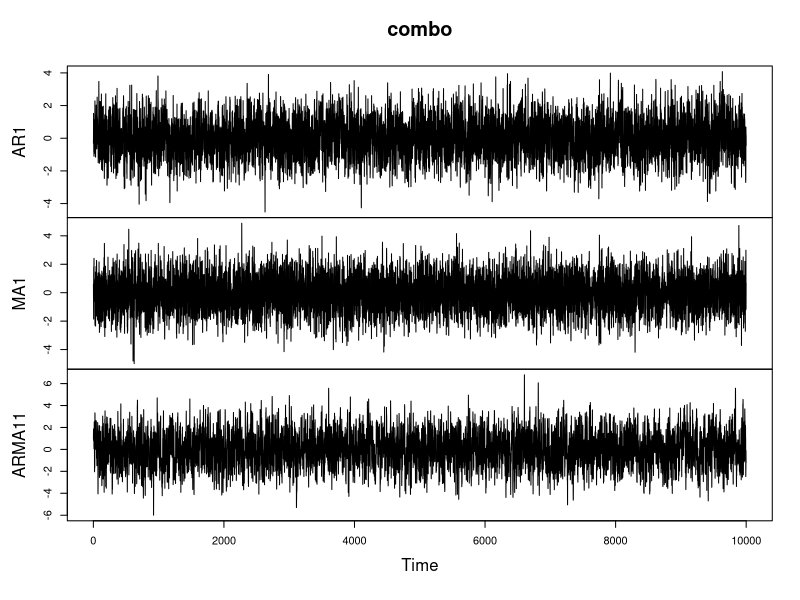
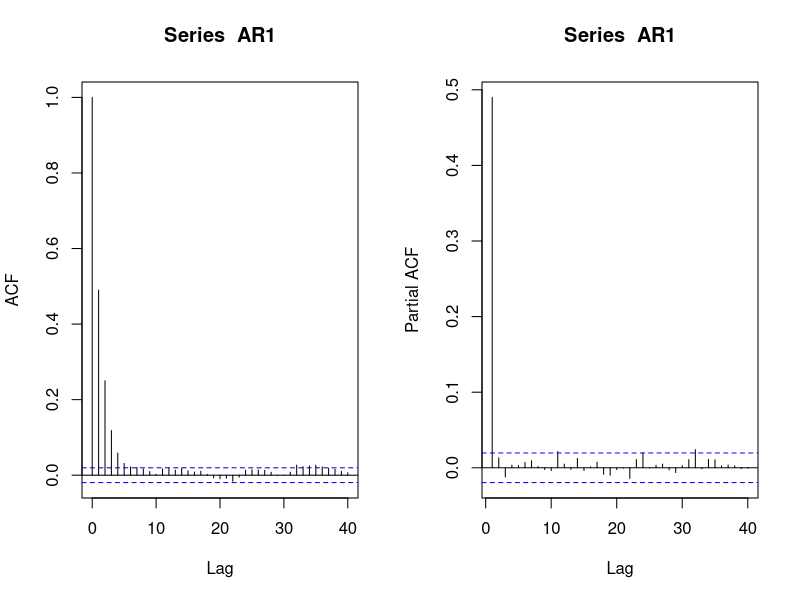
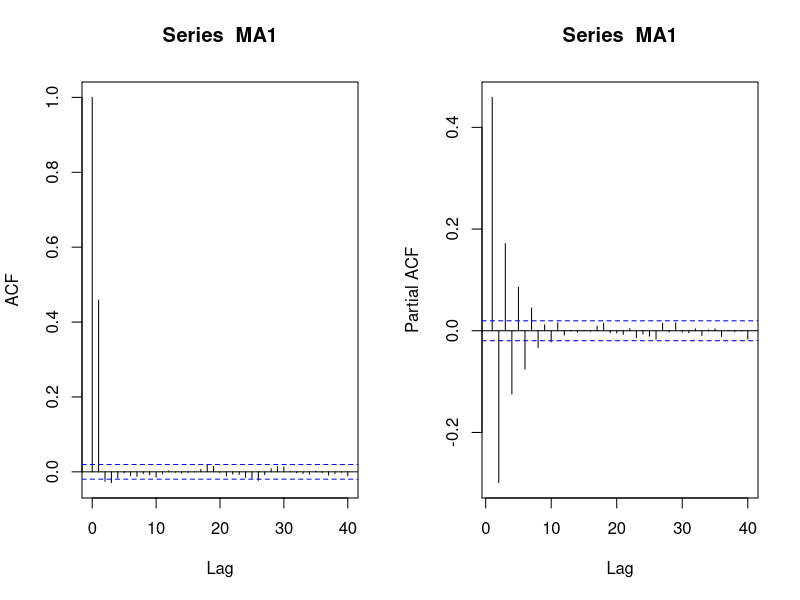
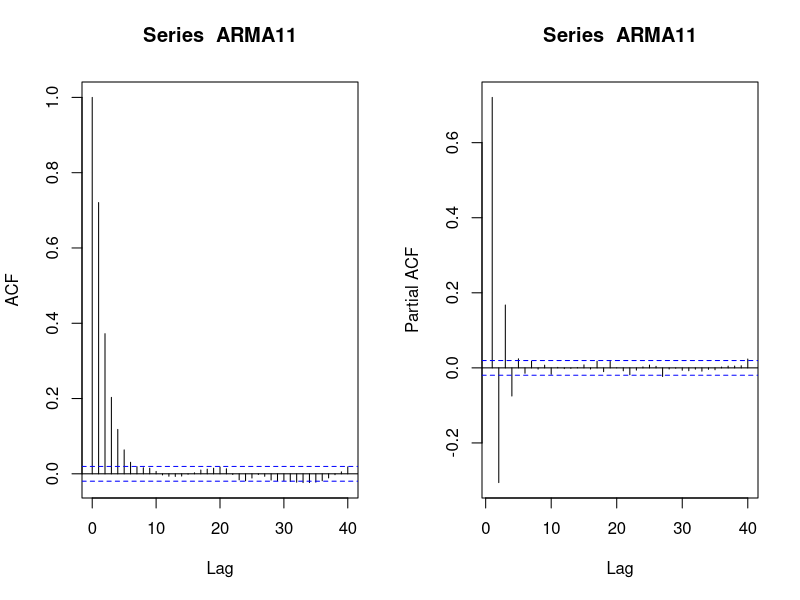
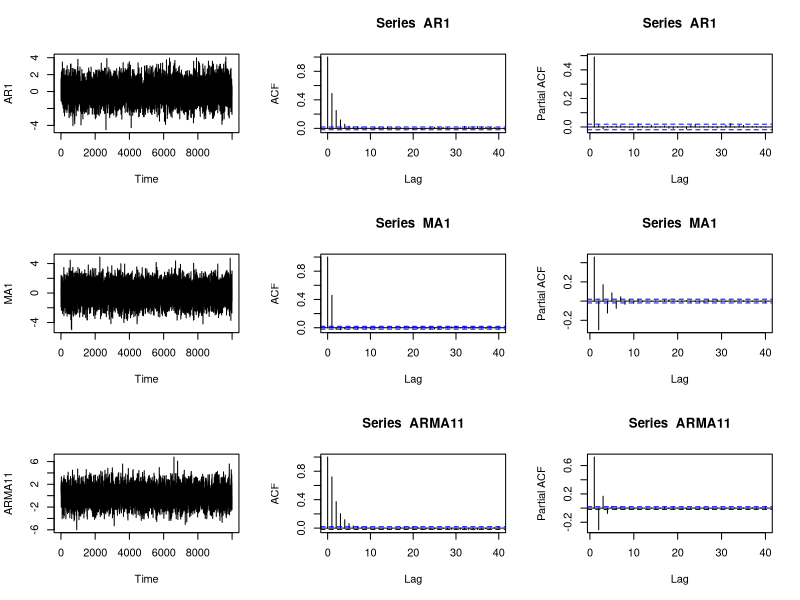

R code for these plots, in order:
AR1 <- list(order = c(1,0,0), ar=0.5, sd=0.01)
AR1 <- arima.sim(n=10000, model = AR1)

MA1 <- list(order = c(0,0,1), ma=0.7, sd=0.01)
MA1 <- arima.sim(n=10000, model = MA1)

ARMA11 <- list(order = c(1,0,1), ar=0.5, ma=0.5, sd=0.01)
ARMA11 <- arima.sim(n=10000, model = ARMA11)

#Graphing the three series

combo <- cbind(AR1,MA1,ARMA11)
plot(combo)

par(mfrow =c(1,2))
#Comparing their acf and pacf

#for the AR
acf(AR1)#Geometric decay
pacf(AR1)#cutoff after lag 1

#for the MA
acf(MA1)#Cut off after lag 1
pacf(MA1)#Geometric decay

#for the ARMA
acf(ARMA11)#Geometric decay
pacf(ARMA11)#Geometric decay

par(mfrow =c(3,3))
plot.ts(AR1)
acf(AR1)#Geometric decay
pacf(AR1)#Cut off after lag 1

plot.ts(MA1)
acf(MA1)
pacf(MA1)

plot(ARMA11)
acf(ARMA11)
pacf(ARMA11)







